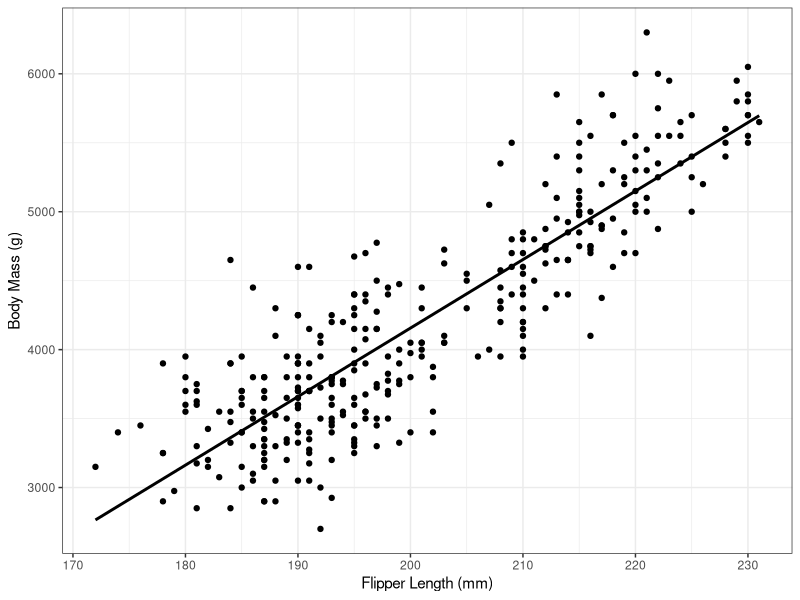
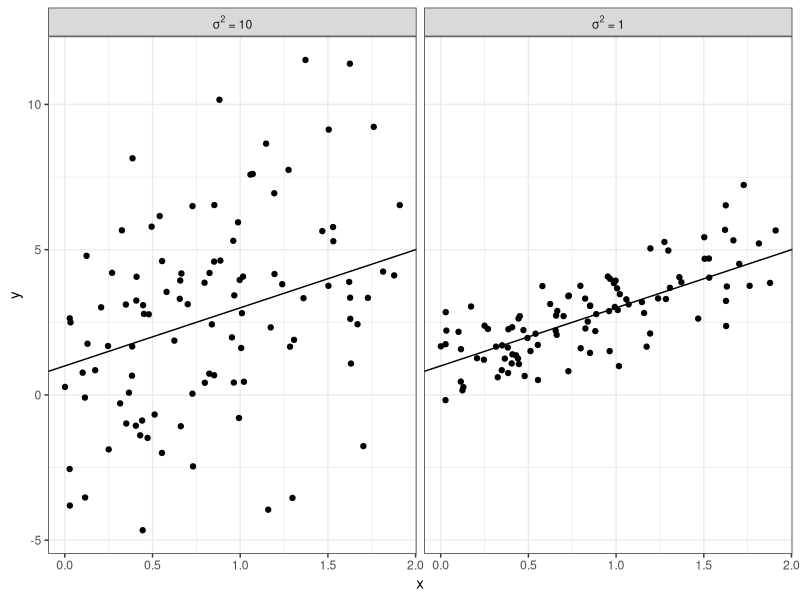
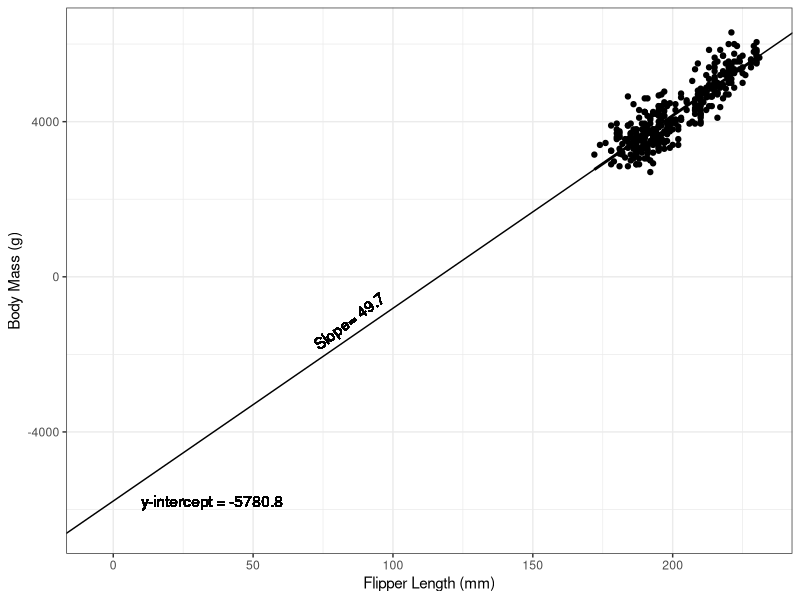
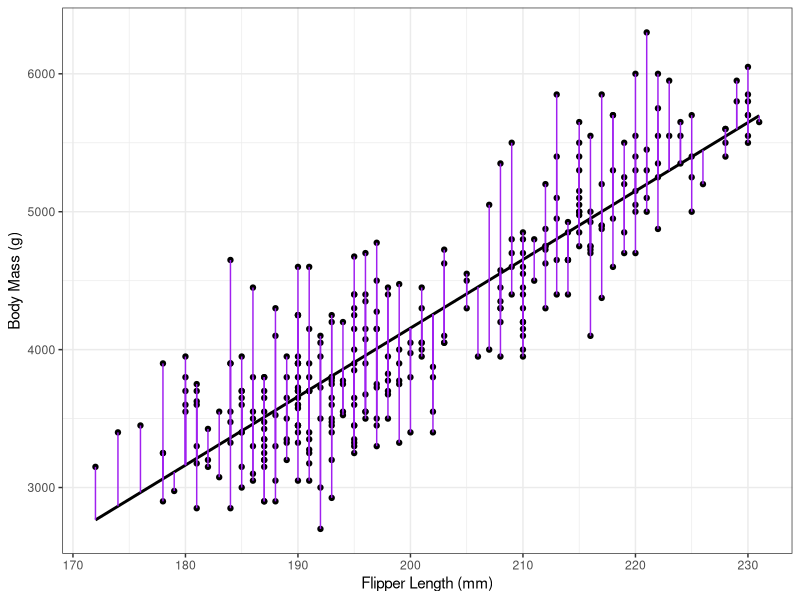

Reproduce these figures in R, in order.
## ---- chunk 1
library(tidyverse)
library(palmerpenguins)
library(broom)
## ---- chunk 2
g_penguin_flip_mass <- penguins %>%
  # rename(Species=species) %>%
  filter(!is.na(body_mass_g)) %>%
  ggplot(aes(x=flipper_length_mm,
           y=body_mass_g)) +
  theme_bw() + 
  geom_point(aes()) +
    xlab("Flipper Length (mm)") +
    ylab("Body Mass (g)")
g_penguin_flip_mass_lm <- g_penguin_flip_mass +
  geom_smooth(se=FALSE, method="lm", col="black")
g_penguin_flip_mass_lm
## ---- chunk 3
n <- 100
beta0 <- 1
beta1 <- 2 
set.seed(11)
x <- runif(n=n, 0, 2)
y1 <- beta0 + beta1*x + rnorm(n, sd=sqrt(10))
y2 <- beta0 + beta1*x + rnorm(n, sd=sqrt(1))
simdata <- data.frame(x=c(x, x),
                      y=c(y1, y2),
                      sigma2=rep(c(10, 1), each=n))
simdata$sigma2lab <- factor(simdata$sigma2,
                            levels=c(10, 1),
                            labels=c(expression(sigma^2*" = 10"), expression(sigma^2*" = 1")))
## ---- chunk 4
ggplot(simdata) + theme_bw() + 
  geom_point(aes(x=x, y=y)) +
  geom_abline(aes(intercept=1, slope=2)) +
   facet_wrap(~sigma2lab, labeller=label_parsed)
## ---- chunk 5
g_penguin_flip_mass_lm + 
  geom_abline(aes(slope=49.7, intercept= -5780.8)) + 
  geom_text(aes(x=10, y=-5780.8, label="y-intercept = -5780.8 "), hjust=0, vjust=0.5) +
  geom_text(aes(x=75, y=-5780.8 + 75*50, label="Slope= 49.7"), hjust=0, vjust=-0.5, angle=37) +
  coord_cartesian(ylim=c(-6500, max(penguins$body_mass_g)),
                  xlim=c(-5, max(penguins$flipper_length_mm)))
## ---- chunk 6
penguin_lm <- lm(body_mass_g ~ flipper_length_mm, data=penguins)
pen2 <- data.frame(x=penguin_lm$model$flipper_length_mm,
                   obs=penguin_lm$model$body_mass_g,
                   fit=fitted(penguin_lm),
                   id=1:nobs(penguin_lm)) %>%
  pivot_longer(-c(x, id))
g_penguin_flip_mass_lm + 
  geom_line(aes(x=x, y=value, group=id), data=pen2, col="purple")
